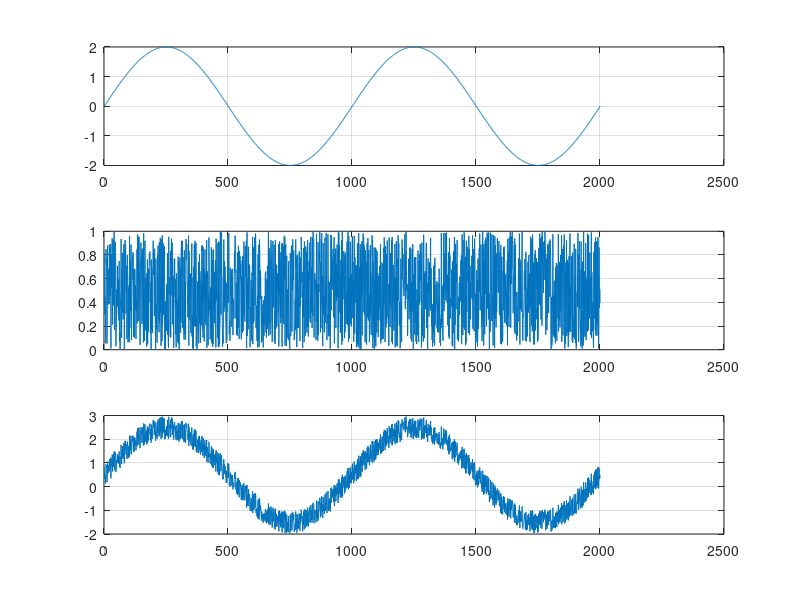

This figure's MATLAB source:
t = 0:1/1e3:2;
x = 2*sin(2*pi*t);
x_rand = rand(1, length(t));
y = x + x_rand;
subplot(3,1,1); plot(x); grid;
subplot(3,1,2); plot(x_rand); grid;
subplot(3,1,3); plot(y); grid;
